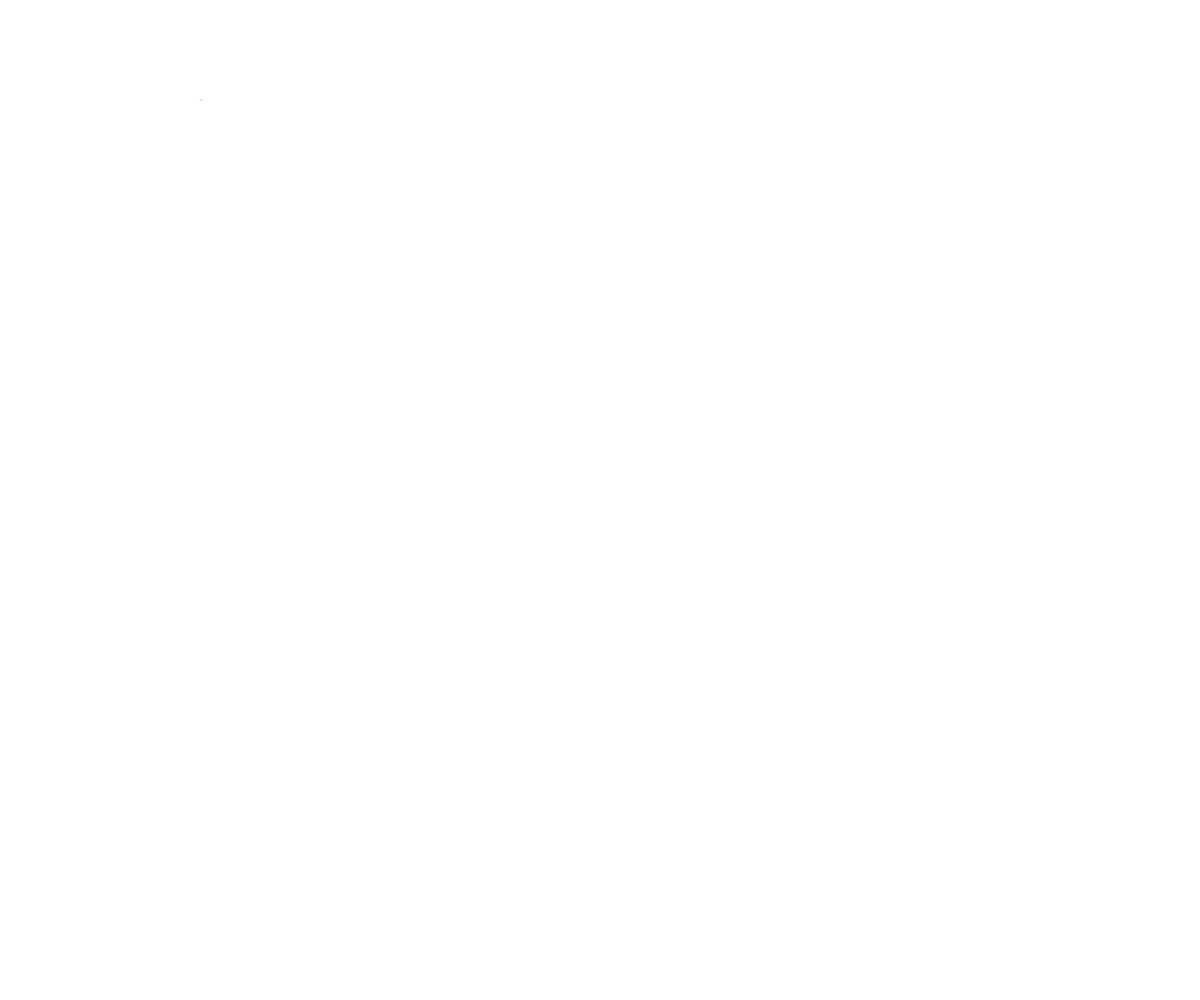
Frame 1 (no input)
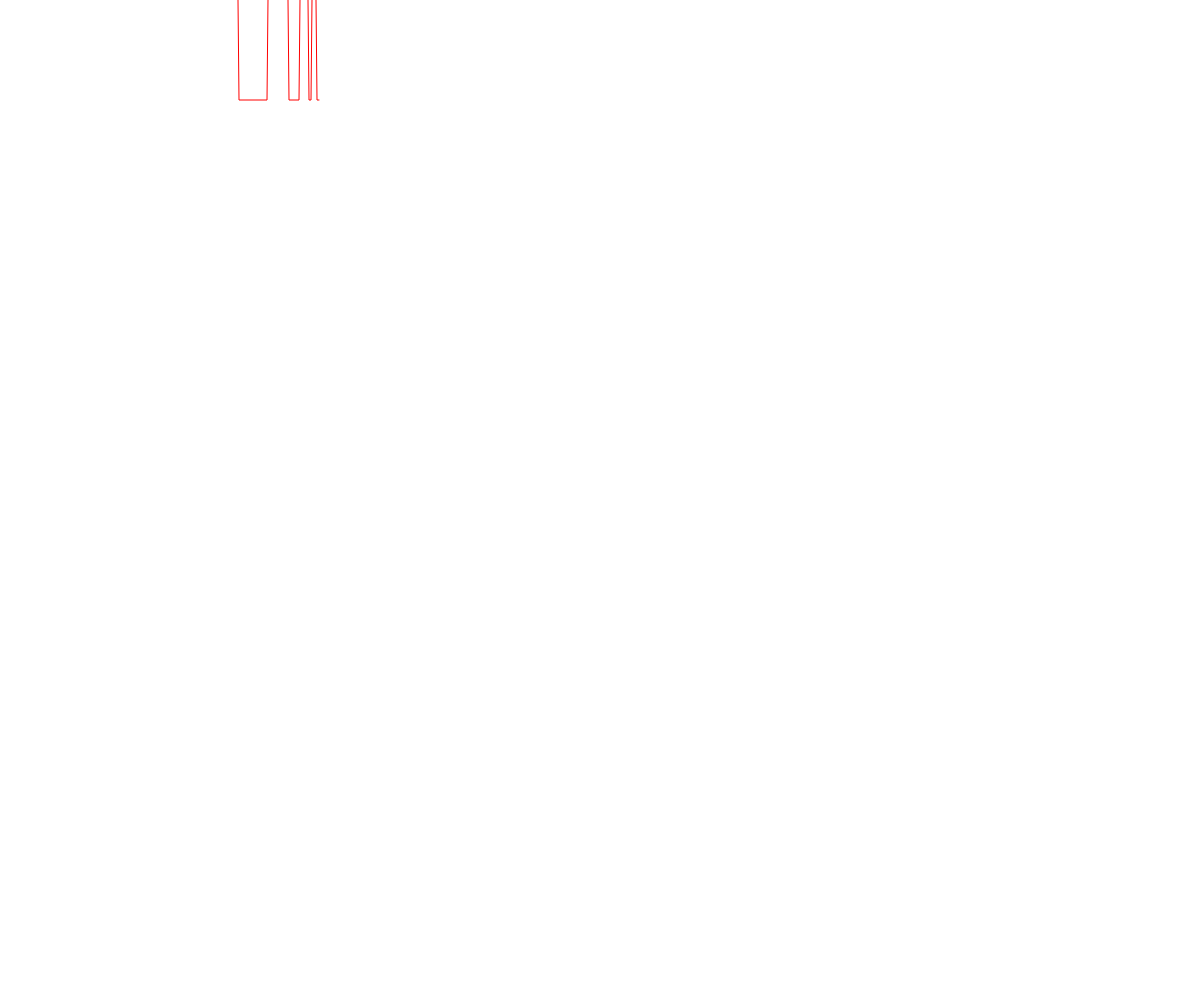
Frame 60 (no input)
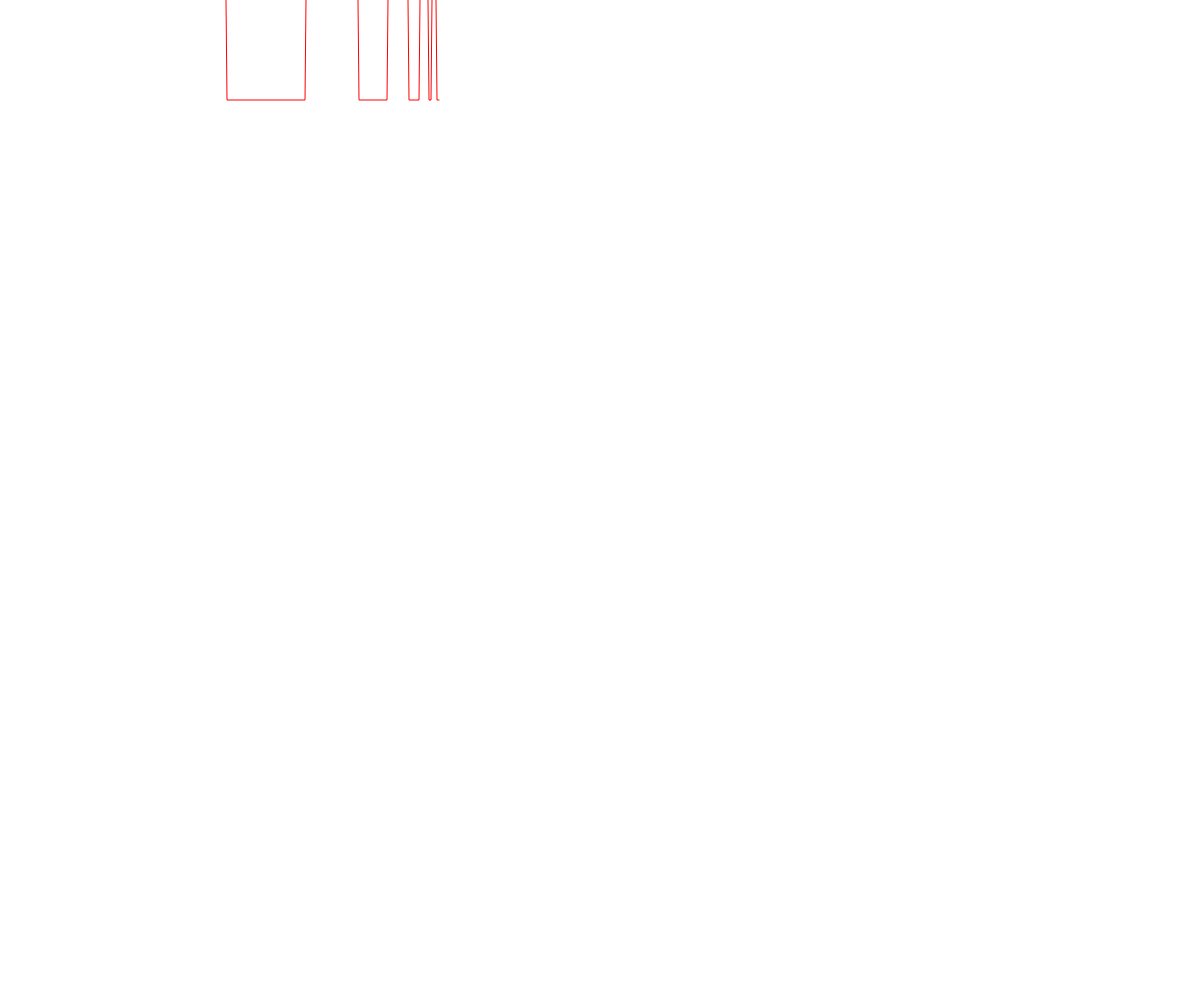
Frame 120 (the mouse pressed at the canvas centre since frame 60)

The p5.js sketch that drew these frames (run headless with seeded random() and noise() and a simulated clock; from frame 60 on, the mouse is pressed at the canvas centre):

// p5.js sketch
// ── sketch.js
let time = 0;
const wave = []; // Array to store the signal waveform
const fourierX = []; // Array to store the Fourier Transform for X
const fourierY = []; // Array to store the Fourier Transform for Y
const maxHarmonics = 20; // Number of harmonics (circles) to display


function setup() {
  createCanvas(windowWidth, windowHeight);
  translate(width / 2, height / 2); 
}


class Complex {
  constructor(a, b) {
    this.re = a;
    this.im = b;
  }

  add(other) {
    return new Complex(this.re + other.re, this.im + other.im);
  }

  sub(other) {
    return new Complex(this.re - other.re, this.im - other.im);
  }

  mult(other) {
    return new Complex(
      this.re * other.re - this.im * other.im,
      this.re * other.im + this.im * other.re
    );
  }
}

function dft(x) {
  const X = [];
  const N = x.length;
  for (let k = 0; k < N; k++) {
    let sum = new Complex(0, 0);
    for (let n = 0; n < N; n++) {
      const phi = (TWO_PI * k * n) / N;
      const c = new Complex(cos(phi), -sin(phi));
      sum = sum.add(x[n].mult(c));
    }
    sum.re /= N;
    sum.im /= N;

    let freq = k;
    let amp = sqrt(sum.re * sum.re + sum.im * sum.im);
    let phase = atan2(sum.im, sum.re);
    X[k] = { freq, amp, phase };
  }
  return X;
}


function createSignal() {
  const frequency = 1 / 3; // Frequency of the square wave (adjust as needed)
  const amplitude = 100; // Amplitude of the square wave (adjust as needed)
  const squareWave = amplitude * (sin(TWO_PI * frequency * time) >= 0 ? 1 : -1);
  wave.unshift(squareWave); // Add the y-coordinate to the beginning of the array
}

function calculateFFT() {
  const X = [];
  const Y = [];
  for (let i = 0; i < wave.length; i++) {
    X[i] = new Complex(wave[i], 0);
    Y[i] = new Complex(0, 0);
  }
  const fftX = dft(X);
  const fftY = dft(Y);

  fourierX.unshift(fftX);
  fourierY.unshift(fftY);

  if (fourierX.length > maxHarmonics) {
    fourierX.pop();
    fourierY.pop();
  }
}


function draw() {
  background(255);

  createSignal();
  calculateFFT();
  

  let x = 0;
  let y = 0;

  for (let i = 0; i < fourierX.length; i++) {
    const prevX = x;
    const prevY = y;
    const freqX = fourierX[i].freq;
    const freqY = fourierY[i].freq;
    const radius = fourierX[i].amp / 100; // Adjusting the circle size for better visualization

    x += radius * cos(freqX * time + fourierX[i].phase);
    y += radius * sin(freqY * time + fourierY[i].phase);

    stroke(0, 100);
    noFill();
    ellipse(prevX, prevY, radius * 2);

    // Draw line from the center of the previous circle to the current one
    stroke(0);
    line(prevX, prevY, x, y);
  }

  wave.unshift(x); // Add the x-coordinate to the beginning of the array
  beginShape();
  noFill();
  stroke(255, 0, 0); // Red for the resulting spiral
  for (let i = 0; i < wave.length; i++) {
    vertex(i + 200, wave[i]);
  }
  endShape();

  const dt = TWO_PI / wave.length;
  time += dt;

  if (wave.length > 500) {
    wave.pop();
  }
}
